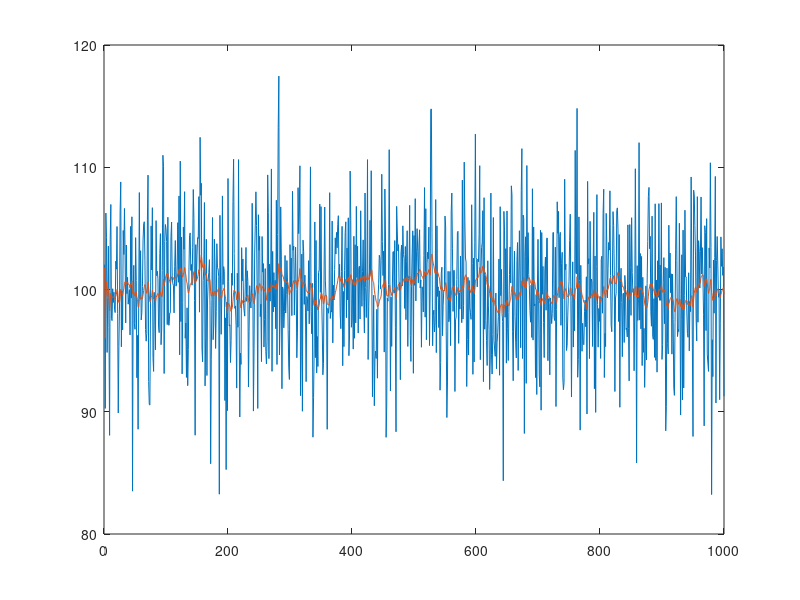

Write the MATLAB code that produced this figure. (Note: this script raises an error after producing the figure.)
x_true = 100;
N = 1000;

x_est = 0;
p_est = 10000;
q = .1;
r = 25;

est = zeros(1, N);
meas = zeros(1, N);
gains = zeros(1,N);

for i = 1:N
    z = x_true + 5*randn;            
    x_pred = x_est;
    p_pred = p_est + q;
    K = (p_pred)/(p_pred+r);
    x_est = x_pred + K*(z - x_pred); 
    p_est = (1-K)*p_pred;
    est(i) = x_est;
    meas(i) = z;
    gains(i) = K;
end

plot(meas)
hold on
plot(est)
yline(x_true)
legend('measured', 'estimate', 'truth')
figure;
plot(gains);
